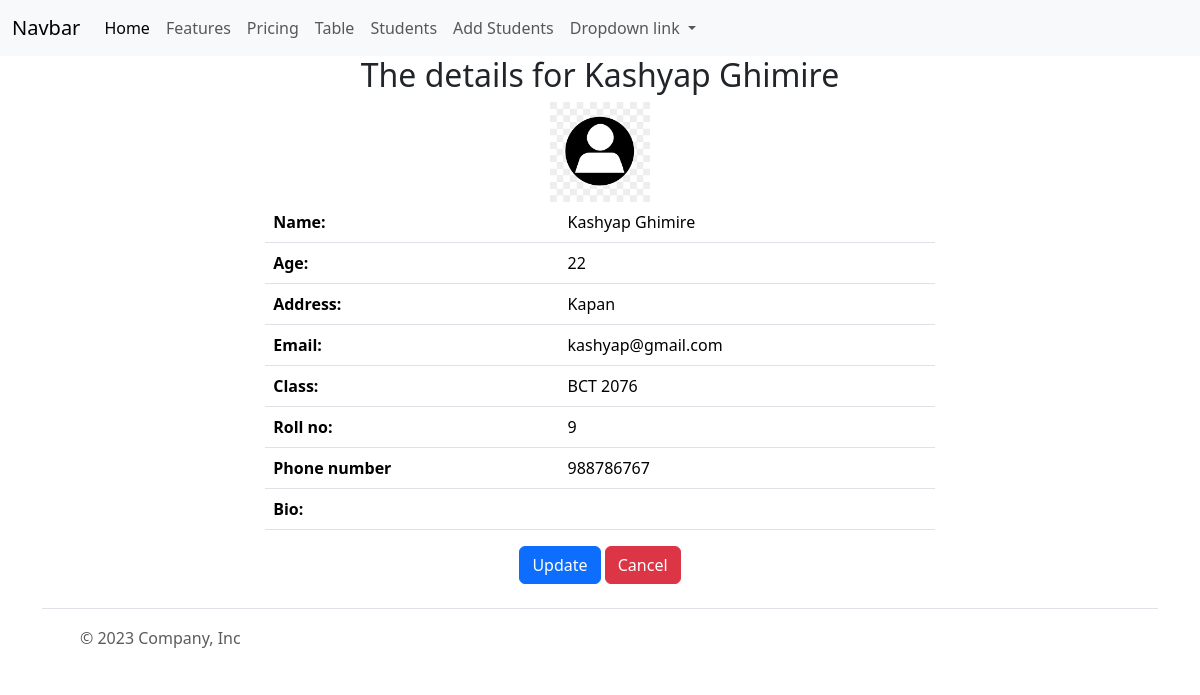
The app's page /crud/details-student/2 with its own data.
### myapp/models.py (models this page shows, shortened)
class StudentProfile(models.Model):
    student=models.OneToOneField(Student,on_delete=models.CASCADE)
    phone=models.CharField(max_length=14)
    roll_no=models.IntegerField(unique=True)
    bio=models.TextField(max_length=500)
    profile_pic=models.FileField(null=True, blank=True,upload_to="profile_pics")

class Student(models.Model):
    name=models.CharField(max_length=50)
    age=models.IntegerField()
    address=models.CharField(max_length=50)
    email=models.EmailField(max_length=50)
    classroom=models.ForeignKey(ClassRoom,on_delete=models.CASCADE,related_name="classroom_students",null=True,blank=True)

class ClassRoom(models.Model):
    class_name =models.CharField(max_length=20)

### forms/views.py (the view)
# urls.py: path("details-student/<int:id>",details_student,name='details_student'),
def details_student(request,id):
    student=StudentProfile.objects.get(id=id)
    return render(request,'forms/details_student.html',context={'student':student})

### templates/forms/details_student.html (shortened to what this page needs)
{% extends 'base.html' %}
{% load static %}
{% block content %}
<div class="container" align='center'>
    <h2>The details for {{ student.student.name }}</h2>
    {% if student.profile_pic %}
    <div class="container">
        <img src="{{ student.profile_pic.url }}" style="height:100px; width:100px">
    </div>
    {% else %}
        <div class="container">
            <img src="{% static '\forms\pic.jpg' %}"  style="height:100px; width:100px" alt='pp'>
        </div>
    {% endif %}
    <table class="table" style="width:60%">
        <tr>
            <td><strong>Name:</strong></td>
            <td>{{ student.student.name }}</td>
        </tr>
        <tr>
            <td><strong>Age:</strong></td>
            <td>{{ student.student.age }}</td>
        </tr>
        <tr>
            <td><strong>Address:</strong></td>
            <td>{{ student.student.address }}</td>
        </tr>
        <tr>
            <td><strong>Email:</strong></td>
            <td>{{ student.student.email }}</td>
        </tr>
        <tr>
            <td><strong>Class:</strong></td>
            <td>{{ student.student.classroom.class_name }}</td>
        </tr>
        <tr>
            <td><strong>Roll no:</strong></td>
            <td>{{ student.roll_no }}</td>
        </tr>
        <tr>
            <td><strong>Phone number</strong></td>
            <td>{{ student.phone }}</td>
        </tr>
        <tr>
            <td><strong>Bio:</strong></td>
            <td>{{ student.bio }}</td>
        </tr>
    </table>
    <a class="btn btn-primary" href="{% url "update_student" student.id %}">Update</a>
    <a href="{% url "studentpage" %}" class="btn btn-danger">Cancel</a>
</div>
{% endblock content %}

### records on screen
StudentProfile: student.name "Kashyap Ghimire", student.age "22", student.address "Kapan", student.email "kashyap@gmail.com", student.classroom.class_name "BCT 2076", roll_no "9", phone "988786767"
